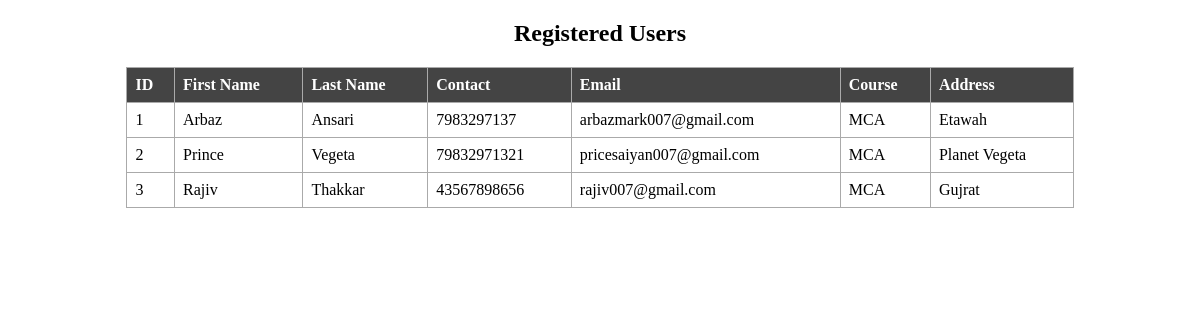
Screenshot of /view-users with the database file from the repository.
### app.py (models this page shows)
class User(db.Model):
    id = db.Column(db.Integer, primary_key=True)
    first_name = db.Column(db.String(100), nullable=False)
    last_name = db.Column(db.String(100), nullable=False)
    contact = db.Column(db.String(15), nullable=False)
    email = db.Column(db.String(120), nullable=False, unique=True)
    course = db.Column(db.String(50), nullable=False)
    address = db.Column(db.String(255), nullable=False)

### app.py (the view)
@app.route("/view-users")
def view_users():
    users = User.query.all()
    return render_template("view_users.html", users=users)

### templates/view_users.html (shortened to what this page needs)
<!DOCTYPE html>
<html>
<head>
</head>
<body>
    <h2 style="text-align:center;">Registered Users</h2>
    {% if users %}
        <table>
            <tr>
                <th>ID</th>
                <th>First Name</th>
                <th>Last Name</th>
                <th>Contact</th>
                <th>Email</th>
                <th>Course</th>
                <th>Address</th>
            </tr>
            {% for user in users %}
            <tr>
                <td>{{ user.id }}</td>
                <td>{{ user.first_name }}</td>
                <td>{{ user.last_name }}</td>
                <td>{{ user.contact }}</td>
                <td>{{ user.email }}</td>
                <td>{{ user.course }}</td>
                <td>{{ user.address }}</td>
            </tr>
            {% endfor %}
        </table>
    {% else %}
        <p style="text-align:center;">No users found.</p>
    {% endif %}
</body>
</html>

### templates/view_users.html (style rules this page uses)
table { border-collapse: collapse; width: 80%; margin: 20px auto; }
th, td { border: 1px solid #aaa; padding: 8px; text-align: left; }
th { background-color: #444; color: #fff; }

### rows the page displays
User: id "1", first_name "Arbaz", last_name "Ansari", contact "7983297137", email "arbazmark007@gmail.com", course "MCA", address "Etawah"
User: id "2", first_name "Prince", last_name "Vegeta", contact "79832971321", email "pricesaiyan007@gmail.com", course "MCA", address "Planet Vegeta"
User: id "3", first_name "Rajiv", last_name "Thakkar", contact "43567898656", email "rajiv007@gmail.com", course "MCA", address "Gujrat"
